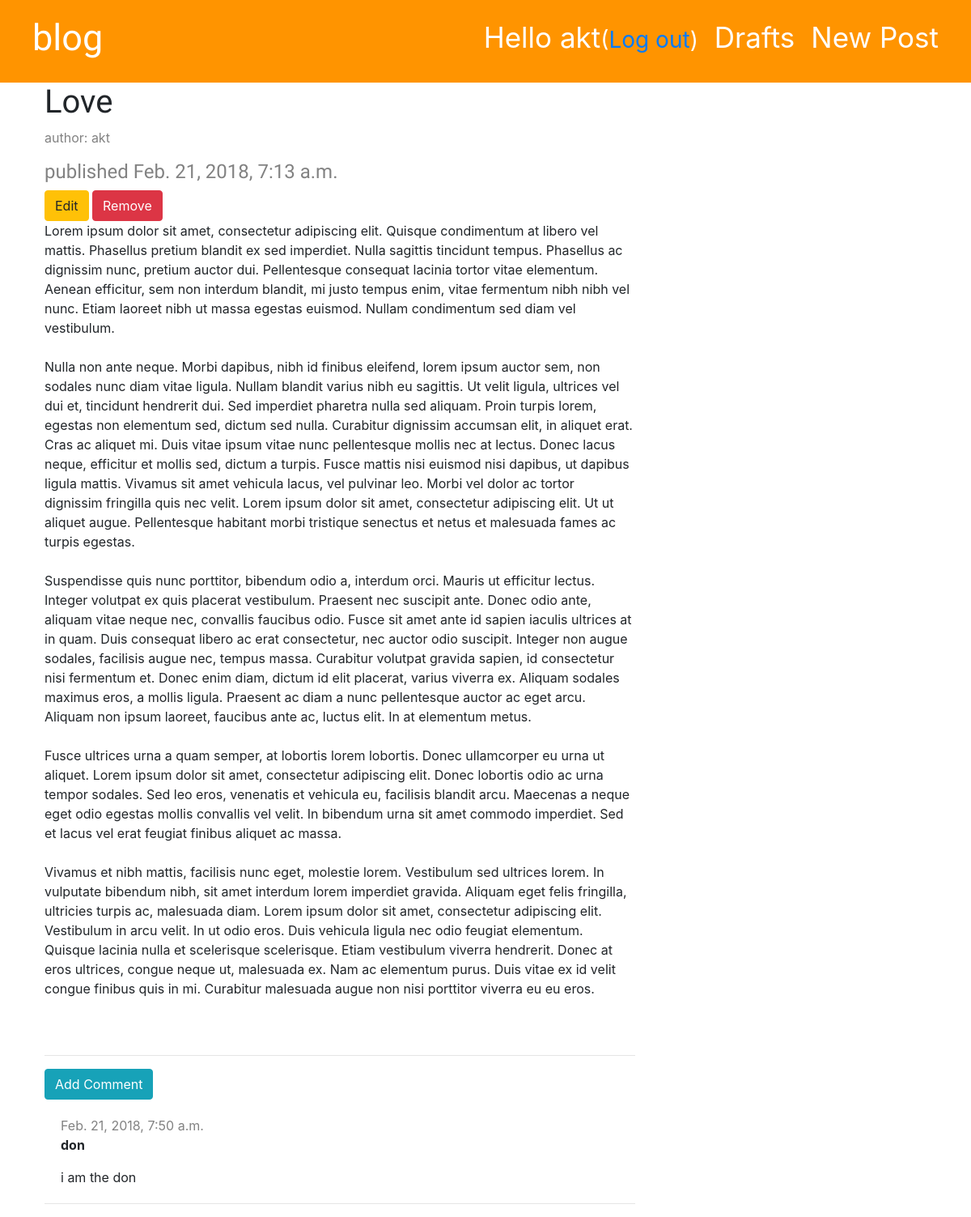
The app's page /post/8/ (signed in), older data.
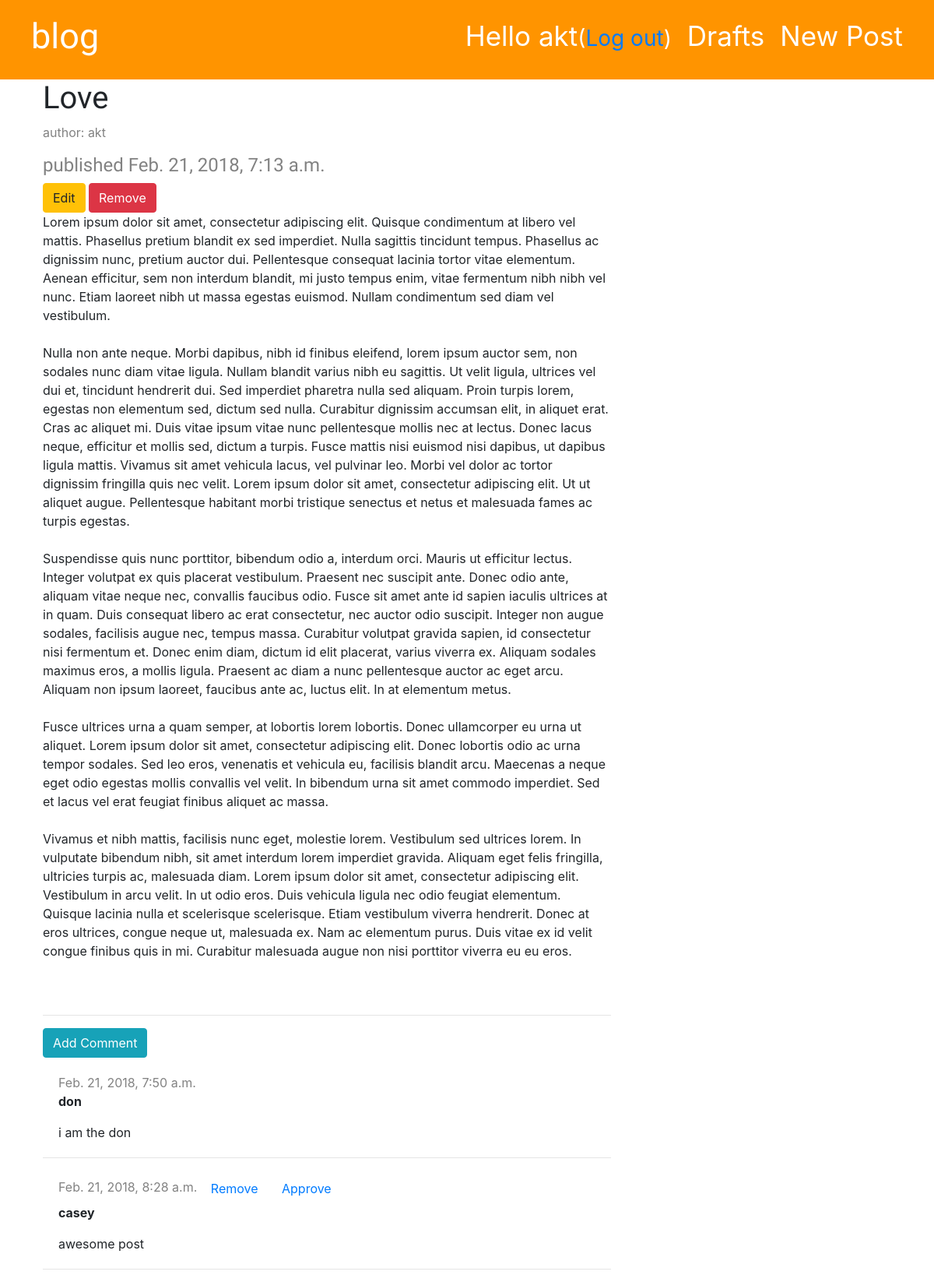
The same page, newer data.
### posts/models.py (models this page shows, shortened)
class Post(models.Model):
    author = models.ForeignKey(settings.AUTH_USER_MODEL, on_delete=models.CASCADE)
    title = models.CharField(max_length=255)
    body = models.TextField()
    date_created = models.DateTimeField(default=timezone.now)
    date_mod = models.DateTimeField(blank=True, null=True)
    date_pub = models.DateTimeField(blank=True, null=True)

class Comment(models.Model):
    post = models.ForeignKey('posts.Post', related_name='comments', on_delete=models.CASCADE)
    author = models.CharField(max_length=200)
    body = models.TextField()
    date_created = models.DateTimeField(default=timezone.now)
    approved_comment = models.BooleanField(blank=True, default=False)

### posts/views.py (the view)
# urls.py: re_path('post/(?P<pk>\d+)/$', views.post_detail, name='post_detail'),
def post_detail(request, pk):
    post = get_object_or_404(Post, pk=pk)
    return render(request, 'posts/post_detail.html', {'post': post,})

### posts/templates/posts/post_detail.html (shortened to what this page needs)
{% extends 'posts/base.html' %}
{% block content %}
  <div class="post">
    <h1>{{ post.title }}</h1>
    {% if post.author %}
      <div class="author">
        <p>author: {{ post.author.username }}</p>
      </div>
    {% endif %}
    {% if post.date_pub %}
      <div class="date">
        <h4>published {{ post.date_pub }}</h4>
      </div>
    {% else %}
      {% if user.is_authenticated %}
        <a class="btn btn-success" href="{% url 'post_publish' pk=post.pk %}">Publish</a>
      {% endif %}
    {% endif %}
    {% if user.is_authenticated %}
      <a class="btn btn-warning" href="{% url 'post_edit' pk=post.pk %}">Edit</a>
      <a class="btn btn-danger" href="{% url 'post_remove' pk=post.pk  %}">Remove</a>
    {% endif %}
    <p>{{ post.body|linebreaksbr }}</p>
  </div>
  <hr>
  {% if post.date_pub %}
    <a class="btn btn-info" href="{% url 'add_comment_to_post' pk=post.pk %}">Add Comment</a>
    {% for comment in post.comments.all %}
      {% if user.is_authenticated or comment.approved_comment %}
        <div class="comment">
          <div class="date">
            {{ comment.date_created }}
            {% if not comment.approved_comment %}
                <a class="btn btn-default" href="{% url 'comment_remove' pk=comment.pk %}">Remove</span></a>
                <a class="btn btn-default" href="{% url 'comment_approve' pk=comment.pk %}">Approve</span></a>
            {% endif %}
          </div>
          <strong>{{ comment.author }}</strong>
          <p>{{ comment.body|linebreaks }}</p>
        </div>
        <hr>
      {% endif %}
    {% empty %}
      <p>No comments, yet :(</p>
    {% endfor %}
  {% endif %}
{% endblock %}

### posts/templates/posts/base.html (shortened to what this page needs)
{% load staticfiles %}
<!doctype html>
<html lang="en">
  <head>
    <link rel="stylesheet" href="https://maxcdn.bootstrapcdn.com/bootstrap/4.0.0/css/bootstrap.min.css">
    <link rel="stylesheet" href="{% static 'css/style.css' %}">
  </head>
  <body>
    <div class="page-header">
      {% if user.is_authenticated %}
        <a href="{% url 'post_new' %}" class="top-menu">New Post</a>
        <a href="{% url 'post_draft_list' %}" class="top-menu">Drafts</span></a>
        <p class="top-menu">Hello {{ user.username }}<small>(<a href="{% url 'logout' %}">Log out</a>)</small></p>
      {% else %}
        <a href="{% url 'login' %}" class="top-menu"><span class="glyphicon glyphicon-lock">Login</span></a>
      {% endif %}
      <h1><a href="/">blog</a></h1>
    </div>
    <div class="content container">
      <div class="row">
        <div class="col-md-8">
          {% block content %}
          {% endblock %}
        </div>
      </div>
  </div>
  </body>
</html>

### posts/static/css/style.css (style rules this page uses)
.page-header { background-color: #ff9400; margin-top: 0; padding: 20px 20px 20px 40px; }
.page-header h1, .page-header h1 a, .page-header h1 a:visited, .page-header h1 a:active { color: #ffffff; font-size: 45px; text-decoration: none; }
.content { margin-left: 40px; }
h1, h2, h3, h4 { font-family: "Lobster", cursive; }
.date, .author { color: #828282; }
.top-menu, .top-menu:hover, .top-menu:visited { color: #ffffff; float: right; font-size: 35px; margin-right: 20px; }
.post { margin-bottom: 70px; }
.comment { margin: 20px 0px 20px 20px; }

Row changes from the older to the newer data that the page shows:
added Comment: date_created "Feb. 21, 2018, 8:28 a.m.", approved_comment "Remove", author "casey", body "awesome post"
